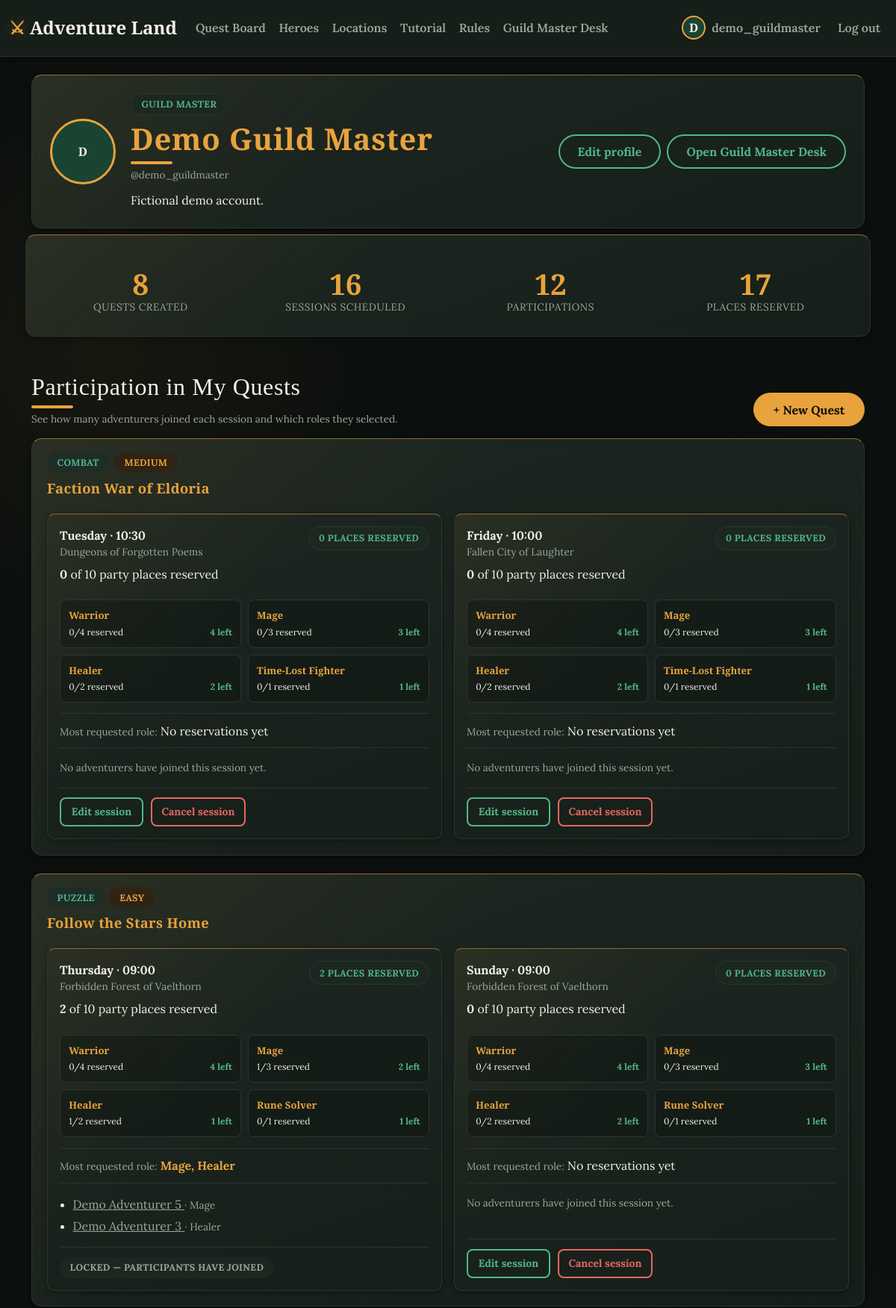
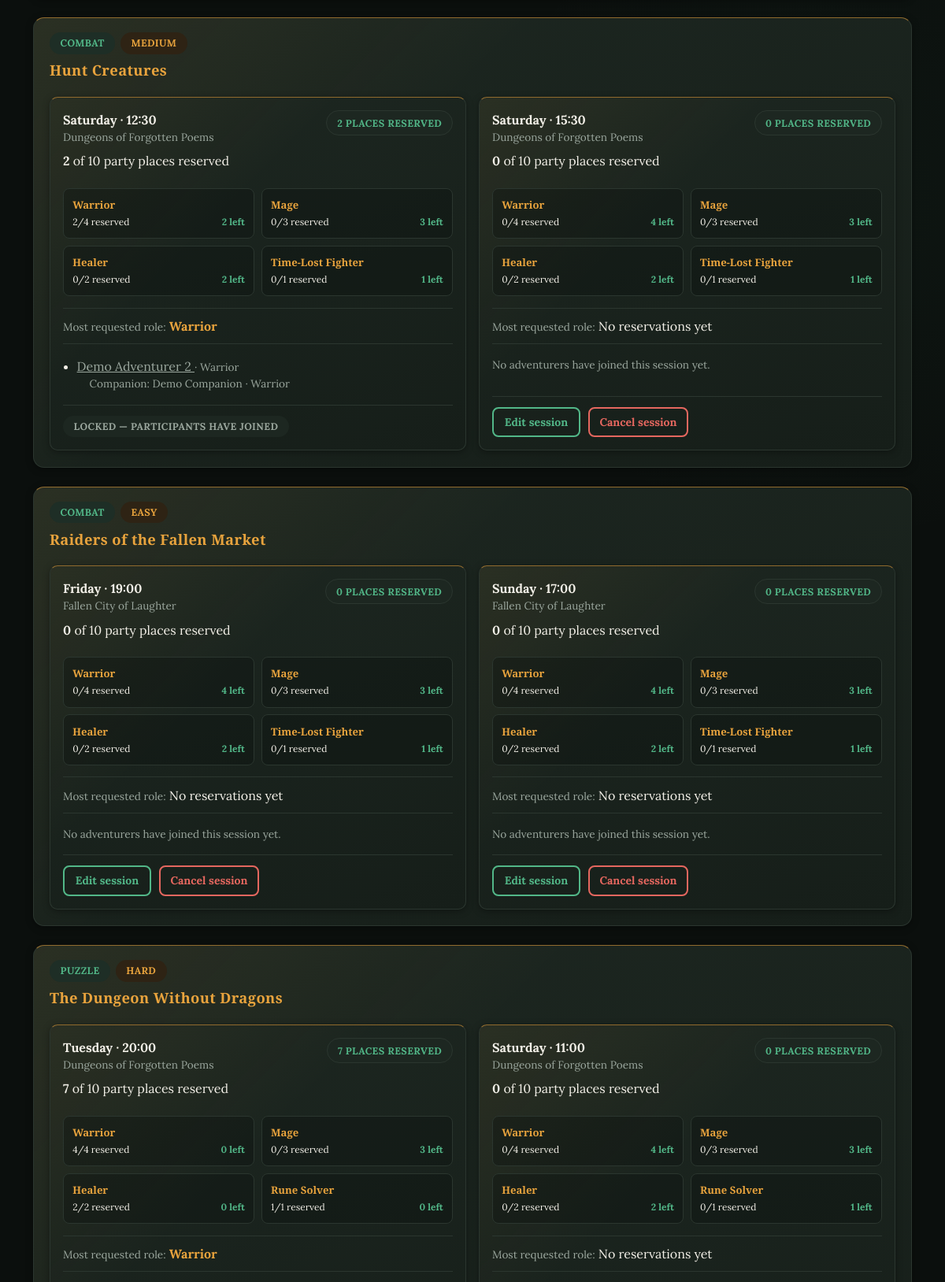
Screenshot of /profile (signed in, upper part) with the database file from the repository (2 pictures, top to bottom).
### tables this page shows
CREATE TABLE users (
    id              INTEGER PRIMARY KEY AUTOINCREMENT,
    username        TEXT    NOT NULL UNIQUE,
    email           TEXT    NOT NULL UNIQUE,
    password_hash   TEXT    NOT NULL,
    name            TEXT    NOT NULL,
    surname         TEXT    NOT NULL,
    birthdate       TEXT,               -- 'YYYY-MM-DD', optional
    role            TEXT    NOT NULL CHECK (role IN ('adventurer', 'guildmaster')),
    avatar_filename TEXT,
    notify_opt_in   INTEGER NOT NULL DEFAULT 0 CHECK (notify_opt_in IN (0, 1)),
    created_at      TIMESTAMP DEFAULT CURRENT_TIMESTAMP
, bio TEXT CHECK (bio IS NULL OR length(bio) <= 500));

CREATE TABLE quest_types (
    id      INTEGER PRIMARY KEY AUTOINCREMENT,
    name    TEXT NOT NULL UNIQUE
);

CREATE TABLE difficulties (
    id      INTEGER PRIMARY KEY AUTOINCREMENT,
    name    TEXT NOT NULL UNIQUE
);

CREATE TABLE quests (
    id                  INTEGER PRIMARY KEY AUTOINCREMENT,
    guild_master_id     INTEGER NOT NULL,
    title               TEXT    NOT NULL,
    duration_minutes    INTEGER NOT NULL CHECK (duration_minutes > 0),
    quest_type_id       INTEGER NOT NULL,
    difficulty_id       INTEGER NOT NULL,
    description         TEXT    NOT NULL,
    image_filename      TEXT,
    created_at          TIMESTAMP DEFAULT CURRENT_TIMESTAMP,
    FOREIGN KEY (guild_master_id) REFERENCES users (id),
    FOREIGN KEY (quest_type_id) REFERENCES quest_types (id),
    FOREIGN KEY (difficulty_id) REFERENCES difficulties (id)
);

CREATE TABLE quest_sessions (
    id              INTEGER PRIMARY KEY AUTOINCREMENT,
    quest_id        INTEGER NOT NULL,
    day             TEXT    NOT NULL CHECK (day IN
                        ('Monday','Tuesday','Wednesday','Thursday','Friday','Saturday','Sunday')),
    start_time      TEXT    NOT NULL,   -- 'HH:MM', 24h format
    location_id     INTEGER NOT NULL,
    created_at      TIMESTAMP DEFAULT CURRENT_TIMESTAMP,
    FOREIGN KEY (quest_id) REFERENCES quests (id),
    FOREIGN KEY (location_id) REFERENCES locations (id),
    UNIQUE (day, start_time, location_id)
);

CREATE TABLE locations (
    id              INTEGER PRIMARY KEY AUTOINCREMENT,
    name            TEXT NOT NULL UNIQUE,
    tagline         TEXT,               -- short evocative subtitle
    description     TEXT,               -- longer lore paragraph(s)
    image_filename  TEXT
);

CREATE TABLE roles (
    id                      INTEGER PRIMARY KEY AUTOINCREMENT,
    name                    TEXT    NOT NULL UNIQUE,
    max_places_per_session  INTEGER NOT NULL CHECK (max_places_per_session > 0),
    quest_type_id           INTEGER,
    FOREIGN KEY (quest_type_id) REFERENCES quest_types (id)
);

CREATE TABLE participations (
    id                  INTEGER PRIMARY KEY AUTOINCREMENT,
    quest_session_id    INTEGER NOT NULL,
    adventurer_id       INTEGER NOT NULL,
    role_id             INTEGER NOT NULL,
    places_reserved     INTEGER NOT NULL CHECK (places_reserved IN (1, 2)),
    companion_name      TEXT,
    companion_surname   TEXT,
    companion_birthdate TEXT,
    companion_email     TEXT,
    companion_role_id   INTEGER,
    created_at          TIMESTAMP DEFAULT CURRENT_TIMESTAMP,
    FOREIGN KEY (quest_session_id) REFERENCES quest_sessions (id),
    FOREIGN KEY (adventurer_id) REFERENCES users (id),
    FOREIGN KEY (role_id) REFERENCES roles (id),
    FOREIGN KEY (companion_role_id) REFERENCES roles (id),
    CHECK (
      (places_reserved = 1 AND companion_name IS NULL AND companion_surname IS NULL
       AND companion_birthdate IS NULL AND companion_email IS NULL AND companion_role_id IS NULL)
      OR
      (places_reserved = 2 AND companion_name IS NOT NULL AND companion_surname IS NOT NULL
       AND companion_birthdate IS NOT NULL AND companion_role_id IS NOT NULL)
    ),
    UNIQUE (quest_session_id, adventurer_id)  -- one participation record per adventurer per session
);

### app.py (the view, shortened to what this page needs)
@app.route("/profile")
@login_required
def profile():
    if current_user.is_guildmaster:
        quests_with_sessions = dao.get_quests_with_sessions_for_guildmaster(current_user.id)
        stats_by_session_id = {}
        participants_by_session_id = {}
        session_count = 0
        participation_count = 0
        reserved_places = 0
        for entry in quests_with_sessions:
            for item in entry["sessions"]:
                session_id = item["session"]["id"]
                stats = dao.get_session_stats(session_id)
                participants = dao.get_participants_for_session(session_id)
                stats_by_session_id[session_id] = stats
                participants_by_session_id[session_id] = participants
                session_count += 1
                participation_count += len(participants)
                reserved_places += stats["total_reserved"]
        return render_template(
            "guildmaster_profile.html",
            quests_with_sessions=quests_with_sessions,
            stats_by_session_id=stats_by_session_id,
            participants_by_session_id=participants_by_session_id,
            quest_count=len(quests_with_sessions),
            session_count=session_count,
            participation_count=participation_count,
            reserved_places=reserved_places,
        )

### app.py (called while the page is built)
@login_manager.user_loader
def load_user(user_id):
    row = dao.get_user_by_id(user_id)
    return User(row) if row else None

@app.context_processor
def inject_globals():
    return {
        "guild_name": "Adventure Land",
        "guild_tagline": "Where your wildest ideas become our greatest quests",
        "today_iso": datetime.now().date().isoformat(),
    }

    @property
    def is_guildmaster(self):
        return self.role == "guildmaster"

### dao.py (called while the page is built)
def get_connection():
    conn = sqlite3.connect(DB_PATH)
    conn.execute("PRAGMA foreign_keys = ON")
    conn.row_factory = sqlite3.Row  # I use column names such as row["username"].
    return conn

def get_user_by_id(user_id):
    conn = get_connection()
    row = conn.execute("SELECT * FROM users WHERE id = ?", (user_id,)).fetchone()
    conn.close()
    return row

def get_roles_for_session(session_id):
    conn = get_connection()
    rows = conn.execute(
        """SELECT r.*, qt.name AS quest_type_name
           FROM roles r
           LEFT JOIN quest_types qt ON qt.id = r.quest_type_id
           JOIN quest_sessions qs ON qs.id = ?
           JOIN quests q ON q.id = qs.quest_id
           WHERE r.quest_type_id IS NULL OR r.quest_type_id = q.quest_type_id
           ORDER BY r.id""",
        (session_id,),
    ).fetchall()
    conn.close()
    return rows

def get_sessions_for_quest(quest_id):
    conn = get_connection()
    rows = conn.execute(
        """SELECT qs.*, l.name AS location
           FROM quest_sessions qs
           JOIN locations l ON l.id = qs.location_id
           WHERE qs.quest_id = ?""",
        (quest_id,),
    ).fetchall()
    conn.close()
    return sorted(rows, key=lambda r: (DAY_ORDER.index(r["day"]), r["start_time"]))

def session_has_participants(session_id):
    conn = get_connection()
    count = conn.execute(
        "SELECT COUNT(*) FROM participations WHERE quest_session_id = ?", (session_id,)
    ).fetchone()[0]
    conn.close()
    return count > 0

### templates/guildmaster_profile.html (shortened to what this page needs)
{% extends "base.html" %}
{% block content %}
<section class="profile-header profile-header--account mb-4" aria-labelledby="profile-title">
  {% if current_user.avatar_filename %}
    <img src="{{ url_for('static', filename='images/avatars/' + current_user.avatar_filename) }}"
         alt="{{ current_user.username }}" class="profile-avatar">
  {% else %}
    <span class="profile-avatar avatar-fallback">{{ current_user.name[0] }}</span>
  {% endif %}
  <div class="flex-grow-1">
    <span class="pill pill-role mb-2">Guild Master</span>
    <h1 class="section-title mb-1" id="profile-title">{{ current_user.name }} {{ current_user.surname }}</h1>
    <p class="form-hint mb-0">@{{ current_user.username }}</p>
    {% if current_user.bio %}<p class="profile-bio mb-0">{{ current_user.bio }}</p>{% endif %}
  </div>
  <div class="d-flex gap-2 flex-wrap">
    <a href="{{ url_for('edit_profile') }}" class="btn btn-outline-guild">Edit profile</a>
    <a href="{{ url_for('guildmaster_dashboard') }}" class="btn btn-outline-guild">Open Guild Master Desk</a>
  </div>
</section>
<div class="row text-center stat-strip g-3 mb-5">
  <div class="col-3">
    <div class="stat-strip__number">{{ quest_count }}</div>
    <div class="stat-strip__label">Quests Created</div>
  </div>
  <div class="col-3">
    <div class="stat-strip__number">{{ session_count }}</div>
    <div class="stat-strip__label">Sessions Scheduled</div>
  </div>
  <div class="col-3">
    <div class="stat-strip__number">{{ participation_count }}</div>
    <div class="stat-strip__label">Participations</div>
  </div>
  <div class="col-3">
    <div class="stat-strip__number">{{ reserved_places }}</div>
    <div class="stat-strip__label">Places Reserved</div>
  </div>
</div>
<div class="d-flex justify-content-between align-items-end mb-3">
  <div>
    <h2 class="section-title mb-1">Participation in My Quests</h2>
    <p class="form-hint mb-0">See how many adventurers joined each session and which roles they selected.</p>
  </div>
  <a href="{{ url_for('new_quest') }}" class="btn btn-accent">+ New Quest</a>
</div>
{% if quests_with_sessions %}
  {% for entry in quests_with_sessions %}
  <article class="quest-card mb-4">
    <div class="quest-card__body">
      <div class="quest-card__meta">
        <span class="pill pill-type">{{ entry.quest.quest_type }}</span>
        <span class="pill pill-difficulty">{{ entry.quest.difficulty }}</span>
      </div>
      <h3 class="quest-card__title">{{ entry.quest.title }}</h3>
      {% if entry.sessions %}
        <div class="row g-3 mt-1">
          {% for item in entry.sessions %}
            {% set session = item.session %}
            {% set stats = stats_by_session_id[session.id] %}
            {% set participants = participants_by_session_id[session.id] %}
            <div class="col-6">
              <section class="session-summary h-100">
                <div class="session-summary__header">
                  <div>
                    <strong>{{ session.day }} · {{ session.start_time }}</strong>
                    <p class="form-hint mb-2">{{ session.location }}</p>
                  </div>
                  <span class="pill pill-role session-count-badge">{{ stats.total_reserved }} place{{ 's' if stats.total_reserved != 1 else '' }} reserved</span>
                </div>
                <p class="mb-2"><strong>{{ stats.total_reserved }}</strong> of {{ stats.total_capacity }} party places reserved</p>
                <div class="role-stats" aria-label="Remaining places by role">
                  {% for role_stat in stats.per_role %}
                    <div class="role-stat">
                      <strong>{{ role_stat.role }}</strong>
                      <span>{{ role_stat.reserved }}/{{ role_stat.capacity }} reserved</span>
                      <span class="role-stat-left">{{ role_stat.remaining }} left</span>
                    </div>
                  {% endfor %}
                </div>
                <p class="most-requested mb-3">
                  <span class="form-hint">Most requested role:</span>
                  {% if stats.most_requested %}
                    <strong>{{ stats.most_requested | join(', ') }}</strong>
                  {% else %}
                    <span>No reservations yet</span>
                  {% endif %}
                </p>
                {% if participants %}
                  <ul class="participant-list mb-3">
                    {% for participant in participants %}
                    <li>
                      <a href="{{ url_for('user_profile', user_id=participant.adventurer_id) }}" class="link-muted">
                        {{ participant.name }} {{ participant.surname }}
                      </a>
                      <span class="form-hint">· {{ participant.role_name }}</span>
                      {% if participant.companion_name %}
                        <span class="form-hint d-block ms-3">
                          Companion: {{ participant.companion_name }} {{ participant.companion_surname }} · {{ participant.companion_role_name }}
                        </span>
                      {% endif %}
                    </li>
                    {% endfor %}
                  </ul>
                {% else %}
                  <p class="form-hint mb-3">No adventurers have joined this session yet.</p>
                {% endif %}
                <div class="session-actions">
                {% if item.has_participants %}
                  <span class="pill pill-locked">Locked — participants have joined</span>
                {% else %}
                  <a href="{{ url_for('edit_session', session_id=session.id) }}" class="btn btn-outline-guild btn-sm">Edit session</a>
                  <form method="POST" action="{{ url_for('cancel_session', session_id=session.id) }}">
                    <button type="submit" class="btn btn-danger-quiet btn-sm">Cancel session</button>
                  </form>
                {% endif %}
                </div>
              </section>
            </div>
          {% endfor %}
        </div>
      {% else %}
        <p class="form-hint mb-0">No sessions scheduled yet.</p>
      {% endif %}
    </div>
  </article>
  {% endfor %}
{% endif %}
{% endblock %}

### templates/base.html (shortened to what this page needs)
<!DOCTYPE html>
<html lang="en">
<head>
  <link href="https://cdn.jsdelivr.net/npm/bootstrap@5.3.8/dist/css/bootstrap.min.css"
        rel="stylesheet"
>
  <link href="{{ url_for('static', filename='css/style.css') }}" rel="stylesheet">
</head>
<body>
  <nav class="navbar navbar-guild">
    <div class="container">
      <a class="navbar-brand" href="{{ url_for('index') }}"><span class="brand-mark" aria-hidden="true">⚔</span> {{ guild_name }}</a>
      <div class="navbar-desktop" id="navMain">
        <ul class="navbar-nav me-auto">
          <li class="nav-item"><a class="nav-link" href="{{ url_for('quest_board') }}">Quest Board</a></li>
          <li class="nav-item"><a class="nav-link" href="{{ url_for('heroes') }}">Heroes</a></li>
          <li class="nav-item"><a class="nav-link" href="{{ url_for('locations') }}">Locations</a></li>
          <li class="nav-item"><a class="nav-link" href="{{ url_for('tutorial') }}">Tutorial</a></li>
          <li class="nav-item"><a class="nav-link" href="{{ url_for('rules') }}">Rules</a></li>
          {% if current_user.is_authenticated and current_user.is_guildmaster %}
            <li class="nav-item"><a class="nav-link" href="{{ url_for('guildmaster_dashboard') }}">Guild Master Desk</a></li>
          {% elif current_user.is_authenticated %}
            <li class="nav-item"><a class="nav-link" href="{{ url_for('profile') }}">My Quests</a></li>
          {% endif %}
        </ul>
        <ul class="navbar-nav navbar-account align-items-center">
          {% if current_user.is_authenticated %}
            <li class="nav-item">
              <a class="nav-link d-flex align-items-center gap-2" href="{{ url_for('profile') }}" aria-label="Open my profile">
                {% if current_user.avatar_filename %}
                  <img class="navbar-avatar" src="{{ url_for('static', filename='images/avatars/' + current_user.avatar_filename) }}" alt="{{ current_user.username }}">
                {% else %}
                  <span class="navbar-avatar avatar-fallback">{{ current_user.name[0] }}</span>
                {% endif %}
                {{ current_user.username }}
              </a>
            </li>
            <li class="nav-item"><a class="nav-link" href="{{ url_for('logout') }}">Log out</a></li>
          {% else %}
            <li class="nav-item"><a class="nav-link" href="{{ url_for('login') }}">Log in</a></li>
            <li class="nav-item ms-2">
              <a class="btn btn-accent btn-sm" href="{{ url_for('signup') }}">Sign up</a>
            </li>
          {% endif %}
        </ul>
      </div>
    </div>
  </nav>
  <main class="container py-4">
    {% block content %}{% endblock %}
  </main>
</body>
</html>

### rows the page displays
users: name "D", username "demo_guildmaster", name "Demo", surname "Guild Master", bio "Fictional demo account."
quest_types: quest.quest_type "COMBAT" "COMBAT" "COMBAT"
difficulties: quest.difficulty "MEDIUM" "MEDIUM"
quests: quest "Faction War of Eldoria"
quest_sessions: day "Tuesday", start_time "10:30"
locations: location "Dungeons of Forgotten Poems" "Dungeons of Forgotten Poems" "Dungeons of Forgotten Poems" "Dungeons of Forgotten Poems" "Dungeons of Forgotten Poems"
roles: role "Warrior", reserved "0", capacity "4", remaining "4", reserved "2", remaining "2", reserved "4", remaining "0"
roles: role "Mage", reserved "0", capacity "3", remaining "3", reserved "1", remaining "2"
roles: role "Healer", reserved "0", capacity "2", remaining "2", reserved "1", remaining "1", reserved "2", remaining "0"
roles: role "Time-Lost Fighter", reserved "0", capacity "1", remaining "1"
quest_sessions: day "Friday", start_time "10:00"
locations: location "Fallen City of Laughter" "Fallen City of Laughter" "Fallen City of Laughter"
quest_types: quest.quest_type "PUZZLE" "PUZZLE"
difficulties: quest.difficulty "EASY" "EASY"
quests: quest "Follow the Stars Home"
quest_sessions: day "Thursday", start_time "09:00"
locations: location "Forbidden Forest of Vaelthorn" "Forbidden Forest of Vaelthorn"
roles: role "Rune Solver", reserved "0", capacity "1", remaining "1", reserved "1", remaining "0"
participations: name "Demo", surname "Adventurer 5", role_name "Mage"
participations: name "Demo", surname "Adventurer 3", role_name "Healer"
quest_sessions: day "Sunday", start_time "09:00"
quests: quest "Hunt Creatures"
quest_sessions: day "Saturday", start_time "12:30"
participations: name "Demo", surname "Adventurer 2", role_name "Warrior", companion_name "Demo", companion_surname "Companion", companion_role_name "Warrior"
quest_sessions: day "Saturday", start_time "15:30"
quests: quest "Raiders of the Fallen Market"
quest_sessions: day "Friday", start_time "19:00"
quest_sessions: day "Sunday", start_time "17:00"
difficulties: quest.difficulty "HARD"
quests: quest "The Dungeon Without Dragons"
quest_sessions: day "Tuesday", start_time "20:00"
quest_sessions: day "Saturday", start_time "11:00"

### other values shown
{{ guild_name }} "Adventure Land"
{{ quest_count }} "8"
{{ session_count }} "16"
{{ participation_count }} "12"
{{ reserved_places }} "17"
{{ stats.total_reserved }} "0" "0" "2" "0" "2" "0" "0" "0" "7" "0"
{{ 's' if stats.total_reserved != 1 else '' }} "S" "S" "S" "S" "S" "S" "S" "S" "S" "S"
{{ stats.total_capacity }} "10" "10" "10" "10" "10" "10" "10" "10" "10" "10"
{{ stats.most_requested | join(', ') }} "Mage, Healer" "Warrior" "Warrior"
